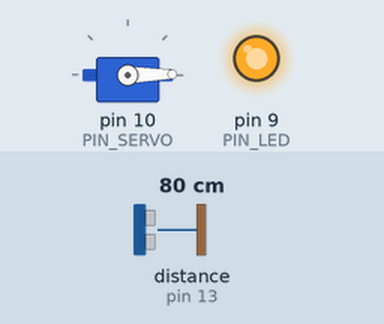
The sketch below on a simulated Arduino Uno, built with avr-gcc and run on an emulated ATmega328P. Shown: servo, output pins drawn as LEDs (lit = HIGH). Wiring (inferred from the names in the program): ultrasonic range finder: trigger pin 12; echo pin 13. The inputs (shaded band) are chosen by the test bench; at power-on: distance to the obstacle (sensor on pin 13) 80 cm. The echo pulse lasts 58.3 µs per cm; pins used as bus, display or sensor lines are not drawn; what the sketch prints to the serial monitor is not drawn.

Above: at 0.1 s.
Timing chart, 0 to 1.6 s (numbered marks = the images above):
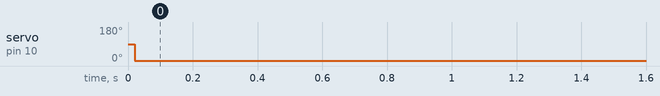

Measured:
- by itself, servo on pin 10 (PIN_SERVO): 90° → 1° at 0.02 s

The sketch:

13_example_2.ino
```cpp
#include <Servo.h>

// Arduino pin assignment
#define PIN_LED 9
#define PIN_TRIG  12  // sonar sensor TRIGGER
#define PIN_ECHO  13  // sonar sensor ECHO
#define PIN_SERVO 10

// configurable parameters for sonar
#define SND_VEL 346.0     // sound velocity at 24 celsius degree (unit: m/sec)
#define PULSE_DURATION 10 // ultra-sound Pulse Duration (unit: usec)
#define _DIST_MIN 100.0   // minimum distance to be measured (unit: mm)
#define _DIST_MAX 300.0   // maximum distance to be measured (unit: mm)

// Target Distance
#define _TARGET_LOW  180.0
#define _TARGET_HIGH 220.0

#define _DUTY_MIN 553 // servo full clock-wise position (0 degree)
#define _DUTY_NEU 1476 // servo neutral position (90 degree)
#define _DUTY_MAX 2399 // servo full counter-clockwise position (180 degree)
// 각각 다른 인터벌을 적용할 수 있도록함
#define _INTERVAL_DIST    25 // USS interval (unit: msec)
#define _INTERVAL_SERVO   20 // servo interval (unit: msec)
#define _INTERVAL_SERIAL  100 // serial interval (unit: msec)

#define TIMEOUT ((_INTERVAL_DIST / 2) * 1000.0) // maximum echo waiting time (unit: usec)
#define SCALE (0.001 * 0.5 * SND_VEL) // coefficent to convert duration to distance

// global variables

Servo myservo;

unsigned long last_sampling_time_dist;   // unit: msec
unsigned long last_sampling_time_servo;  // unit: msec
unsigned long last_sampling_time_serial; // unit: msec
// line 38 이벤트 발생 여부?
bool event_dist, event_servo, event_serial; // event triggered?

float  dist_prev = _DIST_MIN;   // Sonar range filter

void setup() {
  // initialize GPIO pins
  pinMode(PIN_LED,OUTPUT);
  pinMode(PIN_TRIG,OUTPUT);
  digitalWrite(PIN_TRIG, LOW);
  pinMode(PIN_ECHO,INPUT);

  digitalWrite(PIN_LED, 1);

  myservo.attach(PIN_SERVO);
  myservo.writeMicroseconds(_DUTY_NEU);

  // initialize serial port
  Serial.begin(57600);
}

void loop() {
  float  dist_raw;
  unsigned long time_curr = millis();

  // wait until next event time
  if (time_curr >= (last_sampling_time_dist + _INTERVAL_DIST)) {
    last_sampling_time_dist += _INTERVAL_DIST;
    event_dist = true;
  }
  if (time_curr >= (last_sampling_time_servo + _INTERVAL_SERVO)) {
    last_sampling_time_servo += _INTERVAL_SERVO;
    event_servo = true;
  }
  if (time_curr >= (last_sampling_time_serial + _INTERVAL_SERIAL)) {
    last_sampling_time_serial += _INTERVAL_SERIAL;
    event_serial = true;
  }

  if (event_dist) {
    event_dist = false;
    // get a distance reading from the USS
    dist_raw = USS_measure(PIN_TRIG, PIN_ECHO);
    // Apply range filter
    if ((dist_raw < _DIST_MIN) || (dist_raw > _DIST_MAX))
        dist_raw = dist_prev;
    else
        dist_prev = dist_raw;
  }

  if (event_servo) {
    event_servo = false;
    // adjust servo position according to the USS read value
    if (dist_raw < _TARGET_LOW) {
      myservo.writeMicroseconds(_DUTY_MIN);
      digitalWrite(PIN_LED, 1);
    } else if (dist_raw > _TARGET_HIGH) {
      myservo.writeMicroseconds(_DUTY_MAX);
      digitalWrite(PIN_LED, 1);
    } else {
      myservo.writeMicroseconds(_DUTY_NEU);
      digitalWrite(PIN_LED, 0);
    }
  }

  if (event_serial) {
    event_serial = false;
    // output the read values to the serial port
    Serial.print("Min:");    Serial.print(_DIST_MIN);
    Serial.print(",Low:");   Serial.print(_TARGET_LOW);
    Serial.print(",raw:");   Serial.print(dist_raw);
    Serial.print(",servo:"); Serial.print(myservo.read());
    Serial.print(",High:");  Serial.print(_TARGET_HIGH);
    Serial.print(",Max:");   Serial.print(_DIST_MAX);
    Serial.println("");
  }
}

// get a distance reading from USS. return value is in millimeter.
float USS_measure(int TRIG, int ECHO)
{
  digitalWrite(TRIG, HIGH);
  delayMicroseconds(PULSE_DURATION);
  digitalWrite(TRIG, LOW);

  return pulseIn(ECHO, HIGH, TIMEOUT) * SCALE; // unit: mm
}
```
